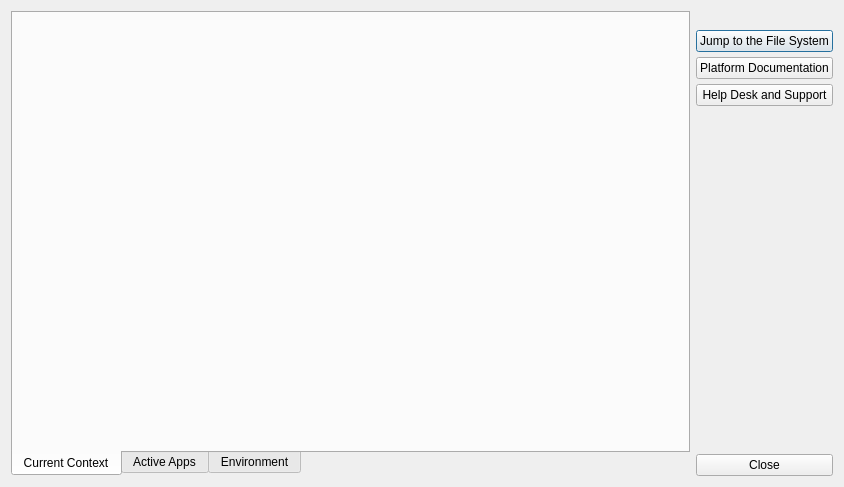
<?xml version="1.0" encoding="UTF-8"?>
<ui version="4.0">
 <class>Dialog</class>
 <widget class="QDialog" name="Dialog">
  <property name="geometry">
   <rect>
    <x>0</x>
    <y>0</y>
    <width>844</width>
    <height>487</height>
   </rect>
  </property>
  <property name="windowTitle">
   <string>Your Current Context</string>
  </property>
  <layout class="QHBoxLayout" name="horizontalLayout">
   <item>
    <widget class="QTabWidget" name="context_overview_tab_widget">
     <property name="tabPosition">
      <enum>QTabWidget::South</enum>
     </property>
     <property name="currentIndex">
      <number>0</number>
     </property>
     <widget class="QWidget" name="tab">
      <attribute name="icon">
       <iconset resource="resources.qrc">
        <normaloff>:/res/icon_task.png</normaloff>:/res/icon_task.png</iconset>
      </attribute>
      <attribute name="title">
       <string>Current Context</string>
      </attribute>
      <layout class="QVBoxLayout" name="verticalLayout_4">
       <item>
        <widget class="ContextBrowserWidget" name="context_browser" native="true">
         <property name="sizePolicy">
          <sizepolicy hsizetype="Expanding" vsizetype="Expanding">
           <horstretch>0</horstretch>
           <verstretch>0</verstretch>
          </sizepolicy>
         </property>
         <property name="minimumSize">
          <size>
           <width>380</width>
           <height>0</height>
          </size>
         </property>
        </widget>
       </item>
      </layout>
     </widget>
     <widget class="QWidget" name="tab_2">
      <attribute name="icon">
       <iconset resource="resources.qrc">
        <normaloff>:/res/logo_color_16.png</normaloff>:/res/logo_color_16.png</iconset>
      </attribute>
      <attribute name="title">
       <string>Active Apps</string>
      </attribute>
      <layout class="QVBoxLayout" name="verticalLayout_2">
       <item>
        <widget class="AppBrowserWidget" name="app_browser" native="true">
         <property name="sizePolicy">
          <sizepolicy hsizetype="Expanding" vsizetype="Expanding">
           <horstretch>0</horstretch>
           <verstretch>0</verstretch>
          </sizepolicy>
         </property>
         <property name="minimumSize">
          <size>
           <width>380</width>
           <height>0</height>
          </size>
         </property>
        </widget>
       </item>
      </layout>
     </widget>
     <widget class="QWidget" name="tab_3">
      <attribute name="icon">
       <iconset resource="resources.qrc">
        <normaloff>:/res/cog_white.png</normaloff>:/res/cog_white.png</iconset>
      </attribute>
      <attribute name="title">
       <string>Environment</string>
      </attribute>
      <layout class="QVBoxLayout" name="verticalLayout_3">
       <item>
        <widget class="EnvironmentBrowserWidget" name="environment_browser" native="true">
         <property name="sizePolicy">
          <sizepolicy hsizetype="Expanding" vsizetype="Expanding">
           <horstretch>0</horstretch>
           <verstretch>0</verstretch>
          </sizepolicy>
         </property>
         <property name="minimumSize">
          <size>
           <width>380</width>
           <height>0</height>
          </size>
         </property>
        </widget>
       </item>
      </layout>
     </widget>
    </widget>
   </item>
   <item>
    <layout class="QVBoxLayout" name="verticalLayout">
     <property name="spacing">
      <number>5</number>
     </property>
     <item>
      <widget class="QLabel" name="label">
       <property name="text">
        <string/>
       </property>
       <property name="pixmap">
        <pixmap resource="resources.qrc">:/res/tank_logo.png</pixmap>
       </property>
      </widget>
     </item>
     <item>
      <widget class="QPushButton" name="jump_to_fs">
       <property name="text">
        <string>Jump to the File System</string>
       </property>
      </widget>
     </item>
     <item>
      <widget class="QPushButton" name="platform_docs">
       <property name="text">
        <string>Platform Documentation</string>
       </property>
      </widget>
     </item>
     <item>
      <widget class="QPushButton" name="support">
       <property name="text">
        <string>Help Desk and Support</string>
       </property>
      </widget>
     </item>
     <item>
      <spacer name="verticalSpacer">
       <property name="orientation">
        <enum>Qt::Vertical</enum>
       </property>
       <property name="sizeHint" stdset="0">
        <size>
         <width>20</width>
         <height>40</height>
        </size>
       </property>
      </spacer>
     </item>
     <item>
      <widget class="QPushButton" name="close">
       <property name="text">
        <string>Close</string>
       </property>
      </widget>
     </item>
    </layout>
   </item>
  </layout>
 </widget>
 <customwidgets>
  <customwidget>
   <class>ContextBrowserWidget</class>
   <extends>QWidget</extends>
   <header>..context_browser</header>
   <container>1</container>
  </customwidget>
  <customwidget>
   <class>AppBrowserWidget</class>
   <extends>QWidget</extends>
   <header>..app_browser</header>
   <container>1</container>
  </customwidget>
  <customwidget>
   <class>EnvironmentBrowserWidget</class>
   <extends>QWidget</extends>
   <header>..environment_browser</header>
   <container>1</container>
  </customwidget>
 </customwidgets>
 <resources>
  <include location="resources.qrc"/>
 </resources>
 <connections>
  <connection>
   <sender>close</sender>
   <signal>clicked()</signal>
   <receiver>Dialog</receiver>
   <slot>accept()</slot>
   <hints>
    <hint type="sourcelabel">
     <x>513</x>
     <y>291</y>
    </hint>
    <hint type="destinationlabel">
     <x>601</x>
     <y>250</y>
    </hint>
   </hints>
  </connection>
 </connections>
</ui>
